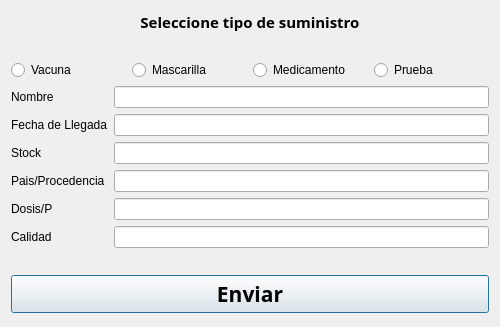
<?xml version="1.0" encoding="UTF-8"?>
<ui version="4.0">
 <class>AddSumi</class>
 <widget class="QDialog" name="AddSumi">
  <property name="geometry">
   <rect>
    <x>0</x>
    <y>0</y>
    <width>500</width>
    <height>327</height>
   </rect>
  </property>
  <property name="windowTitle">
   <string>Añadir Suministro</string>
  </property>
  <layout class="QGridLayout" name="gridLayout_4">
   <item row="0" column="0">
    <layout class="QGridLayout" name="gridLayout_3">
     <item row="0" column="0">
      <widget class="QLabel" name="label">
       <property name="font">
        <font>
         <family>Berlin Sans FB Demi</family>
         <pointsize>11</pointsize>
         <weight>75</weight>
         <bold>true</bold>
        </font>
       </property>
       <property name="text">
        <string>&lt;html&gt;&lt;head/&gt;&lt;body&gt;&lt;p align=&quot;center&quot;&gt;Seleccione tipo de suministro&lt;/p&gt;&lt;/body&gt;&lt;/html&gt;</string>
       </property>
      </widget>
     </item>
     <item row="2" column="0">
      <layout class="QGridLayout" name="gridLayout_2">
       <item row="2" column="0">
        <spacer name="verticalSpacer">
         <property name="orientation">
          <enum>Qt::Vertical</enum>
         </property>
         <property name="sizeHint" stdset="0">
          <size>
           <width>20</width>
           <height>40</height>
          </size>
         </property>
        </spacer>
       </item>
       <item row="0" column="0">
        <layout class="QHBoxLayout" name="horizontalLayout">
         <item>
          <widget class="QRadioButton" name="vacuna">
           <property name="cursor">
            <cursorShape>PointingHandCursor</cursorShape>
           </property>
           <property name="text">
            <string>Vacuna</string>
           </property>
           <property name="icon">
            <iconset resource="Icons.qrc">
             <normaloff>:/6673743_health_hospital_injection_icon.png</normaloff>:/6673743_health_hospital_injection_icon.png</iconset>
           </property>
           <property name="iconSize">
            <size>
             <width>20</width>
             <height>20</height>
            </size>
           </property>
           <property name="checkable">
            <bool>true</bool>
           </property>
           <property name="checked">
            <bool>false</bool>
           </property>
           <attribute name="buttonGroup">
            <string notr="true">buttonGroup</string>
           </attribute>
          </widget>
         </item>
         <item>
          <widget class="QRadioButton" name="mascarilla">
           <property name="cursor">
            <cursorShape>PointingHandCursor</cursorShape>
           </property>
           <property name="text">
            <string>Mascarilla</string>
           </property>
           <property name="icon">
            <iconset resource="Icons.qrc">
             <normaloff>:/5803988_mask_covid_icon.png</normaloff>:/5803988_mask_covid_icon.png</iconset>
           </property>
           <property name="iconSize">
            <size>
             <width>20</width>
             <height>20</height>
            </size>
           </property>
           <attribute name="buttonGroup">
            <string notr="true">buttonGroup</string>
           </attribute>
          </widget>
         </item>
         <item>
          <widget class="QRadioButton" name="medicamento">
           <property name="cursor">
            <cursorShape>PointingHandCursor</cursorShape>
           </property>
           <property name="text">
            <string>Medicamento</string>
           </property>
           <property name="icon">
            <iconset resource="Icons.qrc">
             <normaloff>:/2119342_medicines_scientific_icon.png</normaloff>:/2119342_medicines_scientific_icon.png</iconset>
           </property>
           <property name="iconSize">
            <size>
             <width>20</width>
             <height>20</height>
            </size>
           </property>
           <attribute name="buttonGroup">
            <string notr="true">buttonGroup</string>
           </attribute>
          </widget>
         </item>
         <item>
          <widget class="QRadioButton" name="prueba">
           <property name="cursor">
            <cursorShape>PointingHandCursor</cursorShape>
           </property>
           <property name="text">
            <string>Prueba</string>
           </property>
           <property name="icon">
            <iconset resource="Icons.qrc">
             <normaloff>:/5991186_blood_coronavirus_icon.png</normaloff>:/5991186_blood_coronavirus_icon.png</iconset>
           </property>
           <property name="iconSize">
            <size>
             <width>20</width>
             <height>20</height>
            </size>
           </property>
           <attribute name="buttonGroup">
            <string notr="true">buttonGroup</string>
           </attribute>
          </widget>
         </item>
        </layout>
       </item>
       <item row="1" column="0">
        <layout class="QGridLayout" name="gridLayout">
         <item row="0" column="0">
          <layout class="QVBoxLayout" name="verticalLayout">
           <item>
            <widget class="QLabel" name="label_tipo">
             <property name="text">
              <string>Nombre</string>
             </property>
            </widget>
           </item>
           <item>
            <widget class="QLabel" name="label_fecha">
             <property name="text">
              <string>Fecha de Llegada</string>
             </property>
            </widget>
           </item>
           <item>
            <widget class="QLabel" name="label_stock">
             <property name="text">
              <string>Stock</string>
             </property>
            </widget>
           </item>
           <item>
            <widget class="QLabel" name="label_pais">
             <property name="text">
              <string>Pais/Procedencia</string>
             </property>
            </widget>
           </item>
           <item>
            <widget class="QLabel" name="label_dosis">
             <property name="text">
              <string>Dosis/P</string>
             </property>
            </widget>
           </item>
           <item>
            <widget class="QLabel" name="label_calidad">
             <property name="text">
              <string>Calidad</string>
             </property>
            </widget>
           </item>
          </layout>
         </item>
         <item row="0" column="1">
          <layout class="QVBoxLayout" name="verticalLayout_2">
           <item>
            <widget class="QLineEdit" name="tipo"/>
           </item>
           <item>
            <widget class="QLineEdit" name="fecha"/>
           </item>
           <item>
            <widget class="QLineEdit" name="stock"/>
           </item>
           <item>
            <widget class="QLineEdit" name="pais">
             <property name="text">
              <string/>
             </property>
            </widget>
           </item>
           <item>
            <widget class="QLineEdit" name="dosis">
             <property name="text">
              <string/>
             </property>
            </widget>
           </item>
           <item>
            <widget class="QLineEdit" name="calidad">
             <property name="text">
              <string/>
             </property>
            </widget>
           </item>
          </layout>
         </item>
        </layout>
       </item>
       <item row="3" column="0">
        <widget class="QPushButton" name="enviarpushbuton">
         <property name="font">
          <font>
           <family>Berlin Sans FB Demi</family>
           <pointsize>16</pointsize>
           <weight>75</weight>
           <bold>true</bold>
          </font>
         </property>
         <property name="cursor">
          <cursorShape>PointingHandCursor</cursorShape>
         </property>
         <property name="text">
          <string>Enviar</string>
         </property>
        </widget>
       </item>
      </layout>
     </item>
     <item row="1" column="0">
      <spacer name="verticalSpacer_3">
       <property name="orientation">
        <enum>Qt::Vertical</enum>
       </property>
       <property name="sizeHint" stdset="0">
        <size>
         <width>20</width>
         <height>40</height>
        </size>
       </property>
      </spacer>
     </item>
    </layout>
   </item>
   <item row="1" column="0">
    <spacer name="verticalSpacer_2">
     <property name="orientation">
      <enum>Qt::Vertical</enum>
     </property>
     <property name="sizeHint" stdset="0">
      <size>
       <width>20</width>
       <height>40</height>
      </size>
     </property>
    </spacer>
   </item>
  </layout>
 </widget>
 <resources>
  <include location="Icons.qrc"/>
 </resources>
 <connections/>
 <buttongroups>
  <buttongroup name="buttonGroup"/>
 </buttongroups>
</ui>
